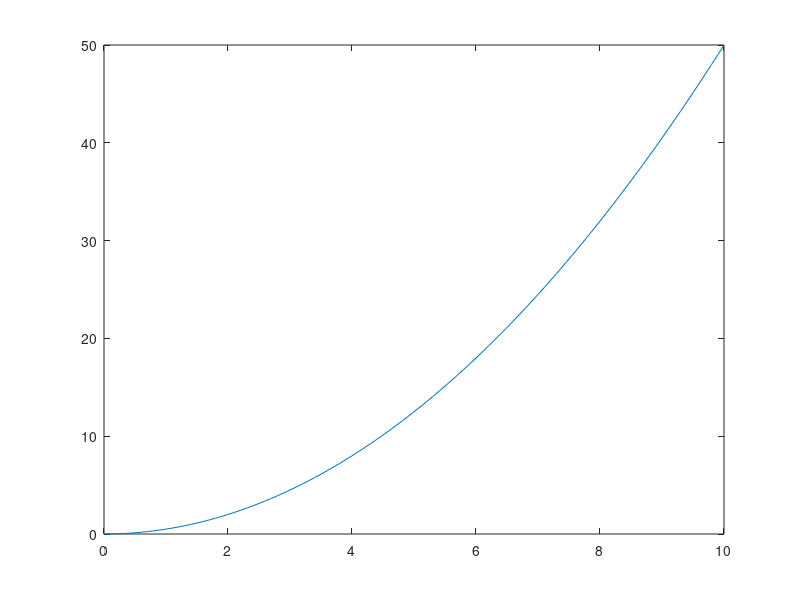

MATLAB code for this plot:
k=1;
r=10e3;
c=1e-7;
T=r*c;

num=[0 k];
den=[T 1];
g= tf(num,den);
 
t=0:0.1:10;
u_rump=(t.*t)/2;
[y_rump,t_rump]=lsim(g,u_rump,t);
plot(t_rump,y_rump)

